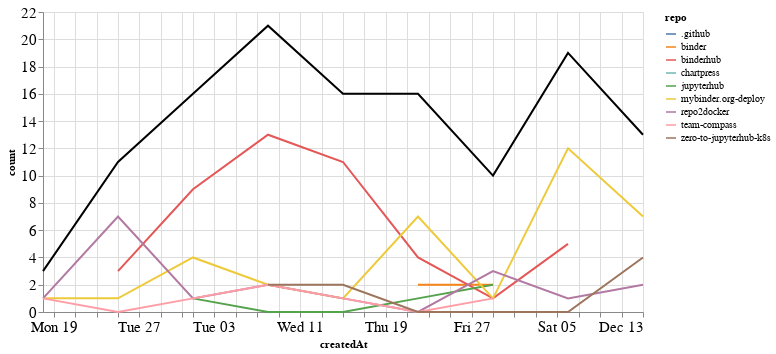

Notebook code cell kept with this figure:
### Markdown cell above
### Comments

### Code cell
comments_time = comments.groupby('repo').resample('W', on='createdAt').count()['author'].reset_index()
comments_time = comments_time.rename(columns={'author': 'count'})
comments_time_total = comments_time.groupby('createdAt').agg({"count": "sum"}).reset_index()
ch1 = alt.Chart(comments_time, width=600).mark_line().encode(
    x='createdAt',
    y='count',
    color='repo',
    tooltip="repo"
)

ch2 = alt.Chart(comments_time_total, width=600).mark_line(color="black").encode(
    x='createdAt',
    y='count',
)

ch1 + ch2

### Figure 1 — Vega-Lite specification as saved in the notebook (floating-point values rounded to 4 significant figures)
{"config": {"axisLeft": {"labelFontSize": 15}, "axisBottom": {"labelFontSize": 15}}, "layer": [{"data": {"name": "data-3cf509e8d5f3053c86211af83651fb9f"}, "mark": "line", "encoding": {"color": {"type": "nominal", "field": "repo"}, "tooltip": {"type": "nominal", "field": "repo"}, "x": {"type": "temporal", "field": "createdAt"}, "y": {"type": "quantitative", "field": "count"}}, "width": 600}, {"data": {"name": "data-4d1d4cf198fad726aa6026f97ecabbd2"}, "mark": {"type": "line", "color": "black"}, "encoding": {"x": {"type": "temporal", "field": "createdAt"}, "y": {"type": "quantitative", "field": "count"}}, "width": 600}], "$schema": "https://vega.github.io/schema/vega-lite/v4.8.1.json", "datasets": {"data-3cf509e8d5f3053c86211af83651fb9f": [{"repo": ".github", "createdAt": "2020-12-06T00:00:00", "count": 1}, {"repo": "binder", "createdAt": "2020-11-22T00:00:00", "count": 2}, {"repo": "binder", "createdAt": "2020-11-29T00:00:00", "count": 2}, {"repo": "binderhub", "createdAt": "2020-10-25T00:00:00", "count": 3}, {"repo": "binderhub", "createdAt": "2020-11-01T00:00:00", "count": 9}, {"repo": "binderhub", "createdAt": "2020-11-08T00:00:00", "count": 13}, {"repo": "binderhub", "createdAt": "2020-11-15T00:00:00", "count": 11}, {"repo": "binderhub", "createdAt": "2020-11-22T00:00:00", "count": 4}, {"repo": "binderhub", "createdAt": "2020-11-29T00:00:00", "count": 1}, {"repo": "binderhub", "createdAt": "2020-12-06T00:00:00", "count": 5}, {"repo": "chartpress", "createdAt": "2020-11-22T00:00:00", "count": 2}, {"repo": "jupyterhub", "createdAt": "2020-11-01T00:00:00", "count": 1}, {"repo": "jupyterhub", "createdAt": "2020-11-08T00:00:00", "count": 0}, {"repo": "jupyterhub", "createdAt": "2020-11-15T00:00:00", "count": 0}, {"repo": "jupyterhub", "createdAt": "2020-11-22T00:00:00", "count": 1}, {"repo": "jupyterhub", "createdAt": "2020-11-29T00:00:00", "count": 2}, {"repo": "mybinder.org-deploy", "createdAt": "2020-10-18T00:00:00", "count": 1}, {"repo": "mybinder.org-deploy", "createdAt": "2020-10-25T00:00:00", "count": 1}, {"repo": "mybinder.org-deploy", "createdAt": "2020-11-01T00:00:00", "count": 4}, {"repo": "mybinder.org-deploy", "createdAt": "2020-11-08T00:00:00", "count": 2}, {"repo": "mybinder.org-deploy", "createdAt": "2020-11-15T00:00:00", "count": 1}, {"repo": "mybinder.org-deploy", "createdAt": "2020-11-22T00:00:00", "count": 7}, {"repo": "mybinder.org-deploy", "createdAt": "2020-11-29T00:00:00", "count": 1}, {"repo": "mybinder.org-deploy", "createdAt": "2020-12-06T00:00:00", "count": 12}, {"repo": "mybinder.org-deploy", "createdAt": "2020-12-13T00:00:00", "count": 7}, {"repo": "repo2docker", "createdAt": "2020-10-18T00:00:00", "count": 1}, {"repo": "repo2docker", "createdAt": "2020-10-25T00:00:00", "count": 7}, {"repo": "repo2docker", "createdAt": "2020-11-01T00:00:00", "count": 1}, {"repo": "repo2docker", "createdAt": "2020-11-08T00:00:00", "count": 2}, {"repo": "repo2docker", "createdAt": "2020-11-15T00:00:00", "count": 1}, {"repo": "repo2docker", "createdAt": "2020-11-22T00:00:00", "count": 0}, {"repo": "repo2docker", "createdAt": "2020-11-29T00:00:00", "count": 3}, {"repo": "repo2docker", "createdAt": "2020-12-06T00:00:00", "count": 1}, {"repo": "repo2docker", "createdAt": "2020-12-13T00:00:00", "count": 2}, {"repo": "team-compass", "createdAt": "2020-10-18T00:00:00", "count": 1}, {"repo": "team-compass", "createdAt": "2020-10-25T00:00:00", "count": 0}, {"repo": "team-compass", "createdAt": "2020-11-01T00:00:00", "count": 1}, {"repo": "team-compass", "createdAt": "2020-11-08T00:00:00", "count": 2}, {"repo": "team-compass", "createdAt": "2020-11-15T00:00:00", "count": 1}, {"repo": "team-compass", "createdAt": "2020-11-22T00:00:00", "count": 0}, {"repo": "team-compass", "createdAt": "2020-11-29T00:00:00", "count": 1}, {"repo": "zero-to-jupyterhub-k8s", "createdAt": "2020-11-08T00:00:00", "count": 2}, {"repo": "zero-to-jupyterhub-k8s", "createdAt": "2020-11-15T00:00:00", "count": 2}, {"repo": "zero-to-jupyterhub-k8s", "createdAt": "2020-11-22T00:00:00", "count": 0}, {"repo": "zero-to-jupyterhub-k8s", "createdAt": "2020-11-29T00:00:00", "count": 0}, {"repo": "zero-to-jupyterhub-k8s", "createdAt": "2020-12-06T00:00:00", "count": 0}, {"repo": "zero-to-jupyterhub-k8s", "createdAt": "2020-12-13T00:00:00", "count": 4}], "data-4d1d4cf198fad726aa6026f97ecabbd2": [{"createdAt": "2020-10-18T00:00:00", "count": 3}, {"createdAt": "2020-10-25T00:00:00", "count": 11}, {"createdAt": "2020-11-01T00:00:00", "count": 16}, {"createdAt": "2020-11-08T00:00:00", "count": 21}, {"createdAt": "2020-11-15T00:00:00", "count": 16}, {"createdAt": "2020-11-22T00:00:00", "count": 16}, {"createdAt": "2020-11-29T00:00:00", "count": 10}, {"createdAt": "2020-12-06T00:00:00", "count": 19}, {"createdAt": "2020-12-13T00:00:00", "count": 13}]}}
